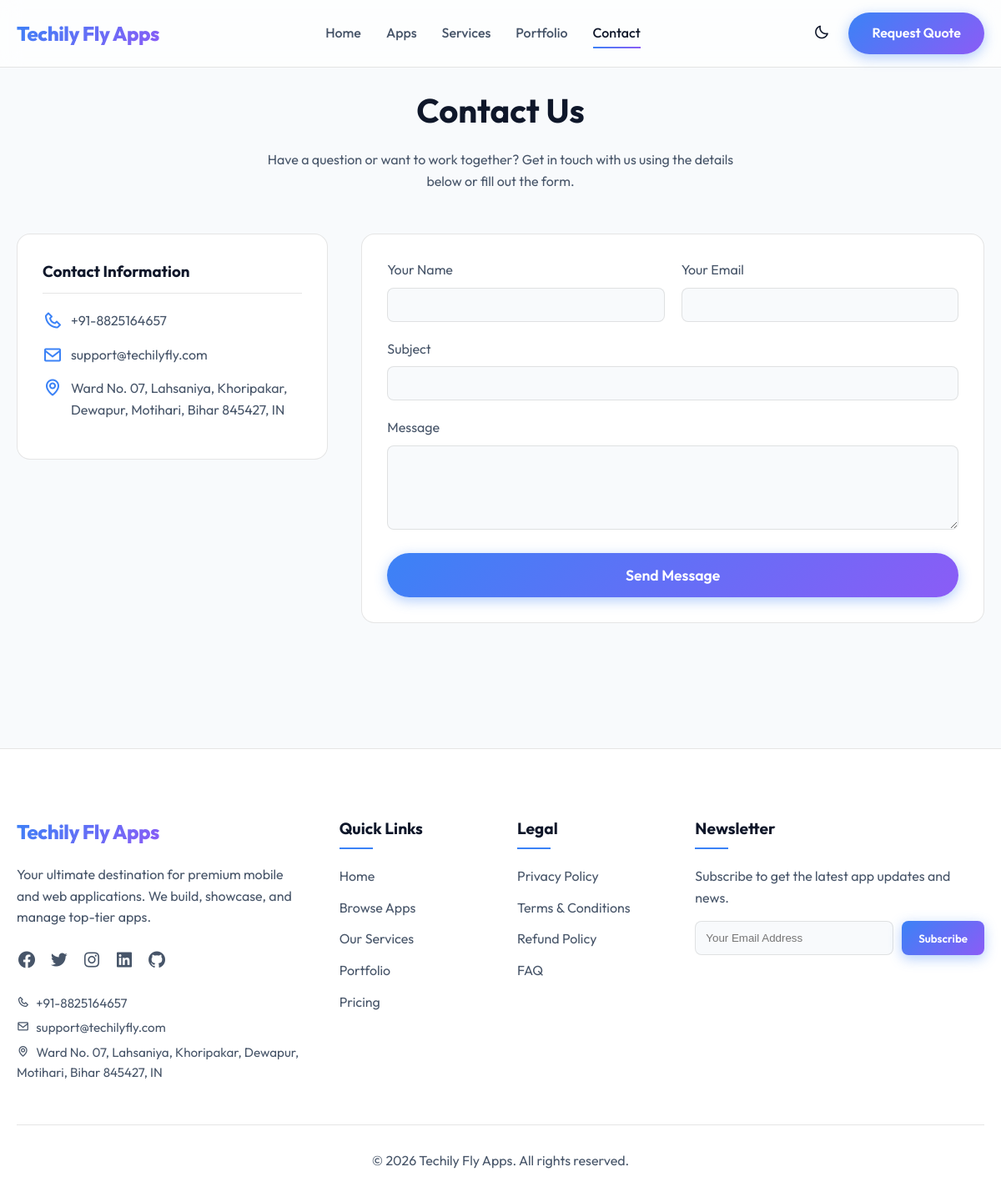
The page /contact.php on the database its author committed.
### tables this page shows
CREATE TABLE IF NOT EXISTS website_settings (
    id INT AUTO_INCREMENT PRIMARY KEY,
    site_name VARCHAR(255) NOT NULL,
    logo_url VARCHAR(255),
    contact_email VARCHAR(255),
    contact_phone VARCHAR(50),
    contact_address TEXT,
    social_facebook VARCHAR(255),
    social_twitter VARCHAR(255),
    social_instagram VARCHAR(255),
    social_linkedin VARCHAR(255),
    social_github VARCHAR(255),
    primary_color VARCHAR(50) DEFAULT '#007bff'
);

### includes/helpers/functions.php (called while the page is built, shortened)
<?php
function get_website_settings($pdo) {
    $stmt = $pdo->query("SELECT * FROM website_settings LIMIT 1");
    return $stmt->fetch();
}

### contact.php (the view)
<?php
require_once __DIR__ . '/templates/header.php';
?>
<section class="section pt-0">
    <div class="container">
        <div style="text-align: center; margin-bottom: 50px;">
            <h1 style="font-size: 2.5rem; margin-bottom: 15px;">Contact Us</h1>
            <p style="color: var(--text-secondary); max-width: 600px; margin: 0 auto;">Have a question or want to work together? Get in touch with us using the details below or fill out the form.</p>
        </div>
        <div class="contact-grid">
            <div>
                <div class="app-card" style="padding: 30px;">
                    <h3 style="margin-bottom: 20px; border-bottom: 1px solid var(--glass-border); padding-bottom: 10px;">Contact Information</h3>
                    <ul style="list-style: none; padding: 0;">
                        <?php if (!empty($settings['contact_phone'])): ?>
                            <li style="margin-bottom: 15px; display: flex; align-items: center; gap: 10px; color: var(--text-secondary);">
                                <i class='bx bx-phone' style="font-size: 1.5rem; color: var(--accent-primary);"></i>
                                <?= htmlspecialchars($settings['contact_phone']) ?>
                            </li>
                        <?php endif; ?>
                        <?php if (!empty($settings['contact_email'])): ?>
                            <li style="margin-bottom: 15px; display: flex; align-items: center; gap: 10px; color: var(--text-secondary);">
                                <i class='bx bx-envelope' style="font-size: 1.5rem; color: var(--accent-primary);"></i>
                                <?= htmlspecialchars($settings['contact_email']) ?>
                            </li>
                        <?php endif; ?>
                        <?php if (!empty($settings['contact_address'])): ?>
                            <li style="margin-bottom: 15px; display: flex; align-items: flex-start; gap: 10px; color: var(--text-secondary);">
                                <i class='bx bx-map' style="font-size: 1.5rem; color: var(--accent-primary);"></i>
                                <span><?= htmlspecialchars($settings['contact_address']) ?></span>
                            </li>
                        <?php endif; ?>
                    </ul>
                </div>
            </div>
            <div>
                <form class="app-card" style="padding: 30px;" onsubmit="event.preventDefault(); alert('Thank you for reaching out! We will get back to you soon.'); this.reset();">
                    <div class="form-grid">
                        <div>
                            <label style="display: block; margin-bottom: 8px; color: var(--text-secondary);">Your Name</label>
                            <input type="text" required style="width: 100%; padding: 12px; border-radius: 8px; border: 1px solid var(--glass-border); background: var(--bg-primary); color: var(--text-primary); outline: none;">
                        </div>
                        <div>
                            <label style="display: block; margin-bottom: 8px; color: var(--text-secondary);">Your Email</label>
                            <input type="email" required style="width: 100%; padding: 12px; border-radius: 8px; border: 1px solid var(--glass-border); background: var(--bg-primary); color: var(--text-primary); outline: none;">
                        </div>
                    </div>
                    <div style="margin-bottom: 20px;">
                        <label style="display: block; margin-bottom: 8px; color: var(--text-secondary);">Subject</label>
                        <input type="text" required style="width: 100%; padding: 12px; border-radius: 8px; border: 1px solid var(--glass-border); background: var(--bg-primary); color: var(--text-primary); outline: none;">
                    </div>
                    <div style="margin-bottom: 20px;">
                        <label style="display: block; margin-bottom: 8px; color: var(--text-secondary);">Message</label>
                        <textarea rows="5" required style="width: 100%; padding: 12px; border-radius: 8px; border: 1px solid var(--glass-border); background: var(--bg-primary); color: var(--text-primary); outline: none;"></textarea>
                    </div>
                    <button type="submit" class="btn btn-primary" style="padding: 15px 30px; font-size: 1.1rem; width: 100%;">Send Message</button>
                </form>
            </div>
        </div>
    </div>
</section>
<?php require_once __DIR__ . '/templates/footer.php'; ?>

### templates/header.php (shortened to what this page needs)
<?php
require_once __DIR__ . '/../includes/helpers/functions.php';
$pdo = getDBConnection();
$settings = get_website_settings($pdo);
$current_page = basename($_SERVER['PHP_SELF'], ".php");
?>
<!DOCTYPE html>
<html lang="en" data-theme="dark">
<head>
    <link href='https://unpkg.com/boxicons@2.1.4/css/boxicons.min.css' rel='stylesheet'>
    <link rel="stylesheet" href="<?= BASE_URL ?>assets/css/index.css">
</head>
<body>
<header class="header">
    <div class="container">
        <a href="<?= BASE_URL ?>index.php" class="logo">
            <?= htmlspecialchars($settings['site_name'] ?? 'Techily Fly Apps') ?>
        </a>
        <nav class="nav-links">
            <a href="<?= BASE_URL ?>index.php" class="<?= $current_page == 'index' ? 'active' : '' ?>">Home</a>
            <a href="<?= BASE_URL ?>modules/apps/index.php" class="<?= $current_page == 'apps' || $current_page == 'details' ? 'active' : '' ?>">Apps</a>
            <a href="<?= BASE_URL ?>services.php" class="<?= $current_page == 'services' ? 'active' : '' ?>">Services</a>
            <a href="<?= BASE_URL ?>page.php/portfolio" class="<?= $current_page == 'page' && ($_GET['slug'] ?? '') == 'portfolio' ? 'active' : '' ?>">Portfolio</a>
            <a href="<?= BASE_URL ?>contact.php" class="<?= $current_page == 'contact' ? 'active' : '' ?>">Contact</a>
        </nav>
        <div class="header-actions">
            <button id="theme-toggle" class="theme-toggle">
            </button>
            <a href="<?= BASE_URL ?>contact.php" class="btn btn-primary">Request Quote</a>
        </div>
    </div>
</header>

### templates/footer.php (shortened to what this page needs)
<footer class="footer">
    <div class="container">
        <div class="footer-grid">
            <div class="footer-col">
                <a href="<?= BASE_URL ?>index.php" class="logo" style="margin-bottom: 20px; display: inline-block;">
                    <?= htmlspecialchars($settings['site_name'] ?? 'Techily Fly Apps') ?>
                </a>
                <p style="color: var(--text-secondary); margin-bottom: 20px;">
                    Your ultimate destination for premium mobile and web applications. We build, showcase, and manage top-tier apps.
                </p>
                <div style="display: flex; gap: 15px; font-size: 1.5rem;">
                    <?php if (!empty($settings['social_facebook'])): ?>
                        <a href="<?= htmlspecialchars($settings['social_facebook']) ?>" target="_blank" style="color: var(--text-secondary);"><i class='bx bxl-facebook-circle'></i></a>
                    <?php endif; ?>
                    <?php if (!empty($settings['social_twitter'])): ?>
                        <a href="<?= htmlspecialchars($settings['social_twitter']) ?>" target="_blank" style="color: var(--text-secondary);"><i class='bx bxl-twitter'></i></a>
                    <?php endif; ?>
                    <?php if (!empty($settings['social_instagram'])): ?>
                        <a href="<?= htmlspecialchars($settings['social_instagram']) ?>" target="_blank" style="color: var(--text-secondary);"><i class='bx bxl-instagram'></i></a>
                    <?php endif; ?>
                    <?php if (!empty($settings['social_linkedin'])): ?>
                        <a href="<?= htmlspecialchars($settings['social_linkedin']) ?>" target="_blank" style="color: var(--text-secondary);"><i class='bx bxl-linkedin-square'></i></a>
                    <?php endif; ?>
                    <?php if (!empty($settings['social_github'])): ?>
                        <a href="<?= htmlspecialchars($settings['social_github']) ?>" target="_blank" style="color: var(--text-secondary);"><i class='bx bxl-github'></i></a>
                    <?php endif; ?>
                </div>
                <div style="margin-top: 20px; color: var(--text-secondary); font-size: 0.95rem;">
                    <?php if (!empty($settings['contact_phone'])): ?>
                        <p style="margin-bottom: 5px;"><i class='bx bx-phone' style="margin-right: 5px;"></i> <?= htmlspecialchars($settings['contact_phone']) ?></p>
                    <?php endif; ?>
                    <?php if (!empty($settings['contact_email'])): ?>
                        <p style="margin-bottom: 5px;"><i class='bx bx-envelope' style="margin-right: 5px;"></i> <?= htmlspecialchars($settings['contact_email']) ?></p>
                    <?php endif; ?>
                    <?php if (!empty($settings['contact_address'])): ?>
                        <p><i class='bx bx-map' style="margin-right: 5px;"></i> <?= htmlspecialchars($settings['contact_address']) ?></p>
                    <?php endif; ?>
                </div>
            </div>
            <div class="footer-col">
                <h4>Quick Links</h4>
                <ul class="footer-links">
                    <li><a href="<?= BASE_URL ?>index.php">Home</a></li>
                    <li><a href="<?= BASE_URL ?>modules/apps/index.php">Browse Apps</a></li>
                    <li><a href="<?= BASE_URL ?>services.php">Our Services</a></li>
                    <li><a href="<?= BASE_URL ?>page.php/portfolio">Portfolio</a></li>
                    <li><a href="<?= BASE_URL ?>page.php/pricing">Pricing</a></li>
                </ul>
            </div>
            <div class="footer-col">
                <h4>Legal</h4>
                <ul class="footer-links">
                    <li><a href="<?= BASE_URL ?>page.php/privacy-policy">Privacy Policy</a></li>
                    <li><a href="<?= BASE_URL ?>page.php/terms-conditions">Terms & Conditions</a></li>
                    <li><a href="<?= BASE_URL ?>page.php/refund-policy">Refund Policy</a></li>
                    <li><a href="<?= BASE_URL ?>page.php/faq">FAQ</a></li>
                </ul>
            </div>
            <div class="footer-col">
                <h4>Newsletter</h4>
                <p style="color: var(--text-secondary); margin-bottom: 15px;">Subscribe to get the latest app updates and news.</p>
                <form onsubmit="event.preventDefault(); alert('Thank you for subscribing!'); this.reset();" style="display: flex; gap: 10px;">
                    <input type="email" placeholder="Your Email Address" style="padding: 12px; border-radius: 8px; border: 1px solid var(--glass-border); background: var(--bg-primary); color: var(--text-primary); flex: 1; outline: none;">
                    <button type="submit" class="btn btn-primary" style="padding: 12px 20px; border-radius: 8px;">Subscribe</button>
                </form>
            </div>
        </div>
        <div class="footer-bottom">
            <p>&copy; <?= date('Y') ?> <?= htmlspecialchars($settings['site_name'] ?? 'Techily Fly Apps') ?>. All rights reserved.</p>
        </div>
    </div>
</footer>
</body>
</html>

### assets/css/index.css (style rules this page uses)
:root { --bg-primary: #0f172a; --bg-secondary: #1e293b; --text-primary: #f8fafc; --text-secondary: #cbd5e1; --accent-primary: #3b82f6; --accent-secondary: #8b5cf6; --accent-gradient: linear-gradient(135deg, var(--accent-primary), var(--accent-secondary)); --success: #10b981; --warning: #f59e0b; --danger: #ef4444; --glass-bg: rgba(30, 41, 59, 0.7); --glass-border: rgba(255, 255, 255, 0.1); --glass-shadow: 0 8px 32px 0 rgba(0, 0, 0, 0.37); --font-main: 'Outfit', sans-serif; --container-width: 1200px; --border-radius: 16px; --transition-fast: 0.2s ease; --transition-normal: 0.3s ease; }
[data-theme="light"] { --bg-primary: #f8fafc; --bg-secondary: #ffffff; --text-primary: #0f172a; --text-secondary: #475569; --glass-bg: rgba(255, 255, 255, 0.7); --glass-border: rgba(0, 0, 0, 0.1); --glass-shadow: 0 8px 32px 0 rgba(31, 38, 135, 0.07); }
* { margin: 0; padding: 0; box-sizing: border-box; }
body { font-family: var(--font-main); background-color: var(--bg-primary); color: var(--text-primary); line-height: 1.6; transition: background-color var(--transition-normal), color var(--transition-normal); overflow-x: hidden; }
a { text-decoration: none; color: inherit; }
ul { list-style: none; }
.container { max-width: var(--container-width); margin: 0 auto; padding: 0 20px; }
.header { position: fixed; top: 0; left: 0; width: 100%; z-index: 1000; background: var(--glass-bg); backdrop-filter: blur(12px); -webkit-backdrop-filter: blur(12px); border-bottom: 1px solid var(--glass-border); transition: all var(--transition-normal); }
.header .container { display: flex; justify-content: space-between; align-items: center; height: 80px; }
.logo { font-size: 1.5rem; font-weight: 800; background: var(--accent-gradient); -webkit-background-clip: text; -webkit-text-fill-color: transparent; letter-spacing: -0.5px; }
.nav-links { display: flex; gap: 30px; }
.nav-links a { font-weight: 500; color: var(--text-secondary); transition: color var(--transition-fast); position: relative; }
.nav-links a:hover, .nav-links a.active { color: var(--text-primary); }
.nav-links a::after { content: ''; position: absolute; bottom: -5px; left: 0; width: 0; height: 2px; background: var(--accent-gradient); transition: width var(--transition-normal); }
.nav-links a:hover::after, .nav-links a.active::after { width: 100%; }
.header-actions { display: flex; align-items: center; gap: 15px; }
.theme-toggle { background: none; border: none; color: var(--text-primary); font-size: 1.2rem; cursor: pointer; padding: 8px; border-radius: 50%; transition: background var(--transition-fast); }
.btn { display: inline-block; padding: 12px 28px; border-radius: 30px; font-weight: 600; cursor: pointer; transition: all var(--transition-normal); border: none; outline: none; font-family: inherit; }
.btn-primary { background: var(--accent-gradient); color: white; box-shadow: 0 4px 15px rgba(59, 130, 246, 0.4); }
.app-card { background: var(--bg-secondary); border: 1px solid var(--glass-border); border-radius: var(--border-radius); padding: 25px; transition: transform var(--transition-normal), box-shadow var(--transition-normal); position: relative; overflow: hidden; display: flex; flex-direction: column; }
.section { padding: 100px 0; }
.footer { background: var(--bg-secondary); border-top: 1px solid var(--glass-border); padding: 80px 0 30px; margin-top: 50px; }
.footer-grid { display: grid; grid-template-columns: 2fr 1fr 1fr 2fr; gap: 40px; margin-bottom: 50px; }
.footer-col h4 { font-size: 1.2rem; margin-bottom: 20px; position: relative; padding-bottom: 10px; }
.footer-col h4::after { content: ''; position: absolute; left: 0; bottom: 0; width: 40px; height: 2px; background: var(--accent-primary); }
.footer-links li { margin-bottom: 12px; }
.footer-links a { color: var(--text-secondary); transition: color var(--transition-fast); }
.footer-bottom { text-align: center; padding-top: 30px; border-top: 1px solid var(--glass-border); color: var(--text-secondary); }
.contact-grid { display: grid; grid-template-columns: 1fr 2fr; gap: 40px; }
.form-grid { display: grid; grid-template-columns: 1fr 1fr; gap: 20px; margin-bottom: 20px; }

### rows shown on the page
website_settings: site_name "Techily Fly Apps", contact_phone "+91-8825164657", contact_email "support@techilyfly.com", contact_address "Ward No. 07, Lahsaniya, Khoripakar, Dewapur, Motihari, Bihar 845427, IN"
